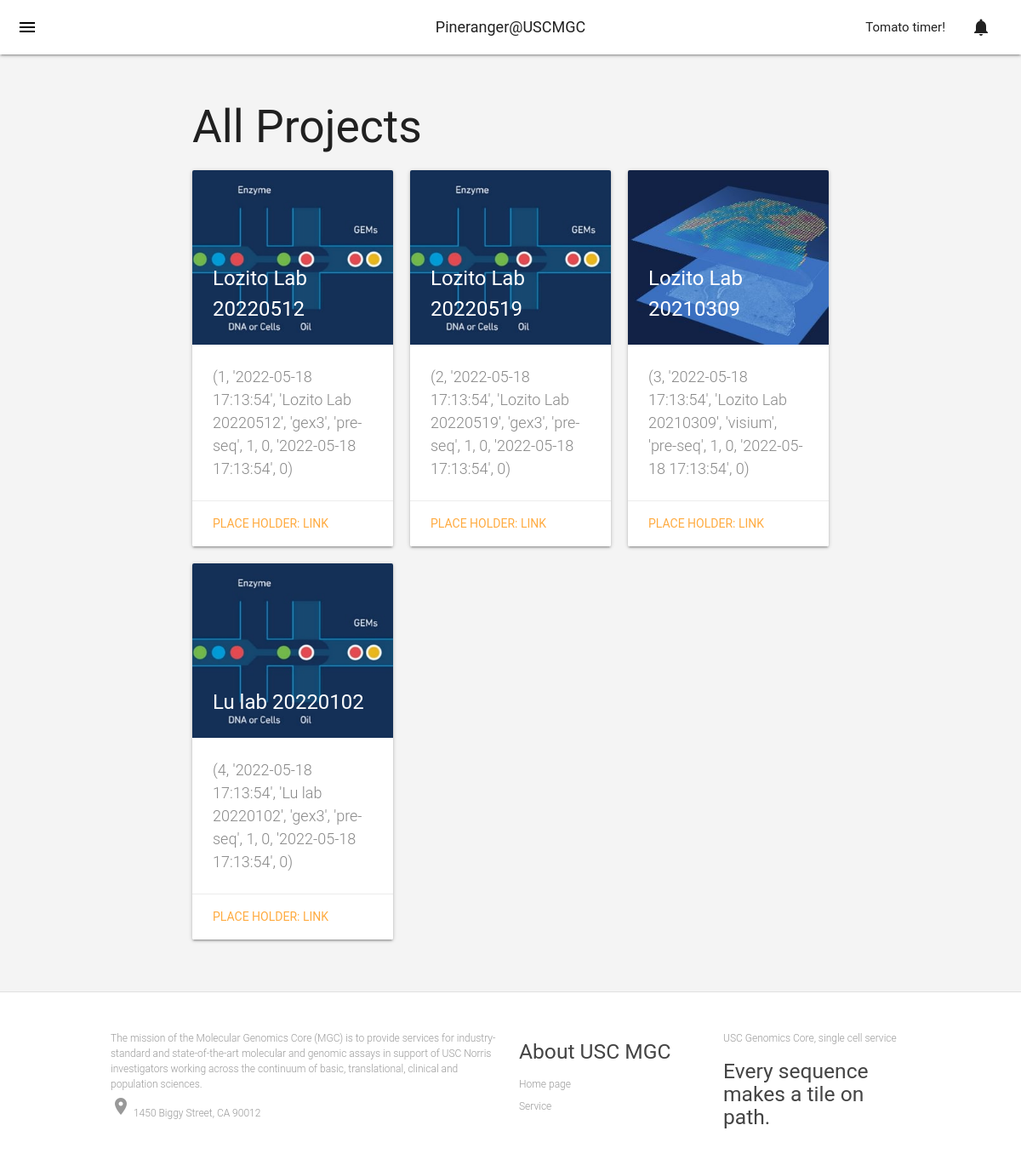
The app's page /projects with its own data.
### tables this page shows
CREATE TABLE projects (
    id INTEGER PRIMARY KEY AUTOINCREMENT,
    created TIMESTAMP NOT NULL DEFAULT CURRENT_TIMESTAMP,
    title TEXT NOT NULL,
    project_type TEXT NOT NULL DEFAULT "gex3",
    current_status TEXT NOT NULL DEFAULT "pre-seq",
    completed INTEGER NOT NULL DEFAULT 1,
    sample_count INTEGER NOT NULL DEFAULT 0,
    sample_list tpye TEXT NOT NULL DEFAULT CURRENT_TIMESTAMP,
    reads INTEGER NOT NULL DEFAULT 0

);

### pineranger.py (the view)
@app.route('/projects', methods = ("GET",))
def all_projects():
    projects = get_db_all_projects()
    return render_template("projects.html",data = projects)

### pineranger.py (called while the page is built)
def get_db_all_projects():
    conn = sqlite3.connect("notes.db")
    projects = conn.execute('select * from projects order by created desc').fetchall()
    conn.close()
    return projects

### templates/projects.html
{% extends 'base.html' %}
{% block content %}
<div class="container">
    <div class="container">
        <div class="row">
            <div class="col s12">
                <h2 class="section-title">All Projects</h2>
            </div>
            <div class="row">
                {% for project in data %}
                <div class="col s6 m4 l4">
                    <div class="card">
                        <div class="card-image">
                            {% if project[3] == "visium" %}
                            <img id="card_img" src="{{  url_for('static', filename='img/visium.jpg')  }}">
                            {% else -%}
                            <img id="card_img" src="{{  url_for('static', filename='img/gem.jpg')  }}">
                            {% endif %}
                            <span class="card-title">{{  project[2]  }}</span>
                        </div>
                        <div class="card-content">
                            <p>{{  project  }}</p>
                        </div>
                        <div class="card-action">
                            <a href="#">Place holder: link</a>
                        </div>
                    </div>
                </div>
                {% endfor %}
            </div>
        </div>
    </div>
</div>
{% endblock content %}

### records on screen
projects: title "Lozito Lab 20220512", project "(1, '2022-05-18 17:13:54', 'Lozito Lab 20220512', 'gex3', 'pre-seq', 1, 0, '2022-05-18 17:13:54', 0)"
projects: title "Lozito Lab 20220519", project "(2, '2022-05-18 17:13:54', 'Lozito Lab 20220519', 'gex3', 'pre-seq', 1, 0, '2022-05-18 17:13:54', 0)"
projects: title "Lozito Lab 20210309", project "(3, '2022-05-18 17:13:54', 'Lozito Lab 20210309', 'visium', 'pre-seq', 1, 0, '2022-05-18 17:13:54', 0)"
projects: title "Lu lab 20220102", project "(4, '2022-05-18 17:13:54', 'Lu lab 20220102', 'gex3', 'pre-seq', 1, 0, '2022-05-18 17:13:54', 0)"
